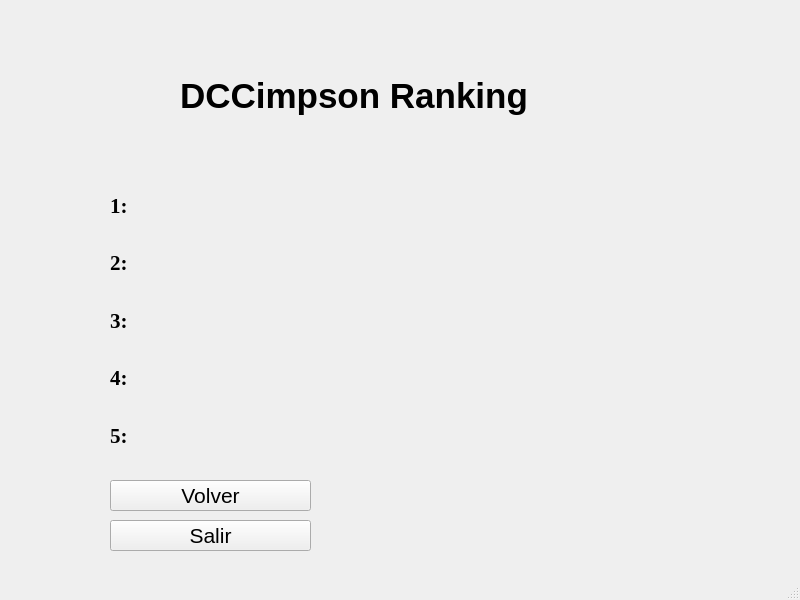
<?xml version="1.0" encoding="UTF-8"?>
<ui version="4.0">
 <class>MainWindow</class>
 <widget class="QMainWindow" name="MainWindow">
  <property name="geometry">
   <rect>
    <x>0</x>
    <y>0</y>
    <width>800</width>
    <height>600</height>
   </rect>
  </property>
  <property name="windowTitle">
   <string>DCCimpson Ranking</string>
  </property>
  <widget class="QWidget" name="centralwidget">
   <widget class="QLabel" name="label">
    <property name="geometry">
     <rect>
      <x>180</x>
      <y>70</y>
      <width>361</width>
      <height>51</height>
     </rect>
    </property>
    <property name="font">
     <font>
      <pointsize>26</pointsize>
      <weight>75</weight>
      <bold>true</bold>
     </font>
    </property>
    <property name="text">
     <string>DCCimpson Ranking</string>
    </property>
   </widget>
   <widget class="QLabel" name="foto_ranking">
    <property name="geometry">
     <rect>
      <x>360</x>
      <y>150</y>
      <width>371</width>
      <height>381</height>
     </rect>
    </property>
    <property name="text">
     <string/>
    </property>
   </widget>
   <widget class="QWidget" name="verticalLayoutWidget">
    <property name="geometry">
     <rect>
      <x>110</x>
      <y>180</y>
      <width>221</width>
      <height>281</height>
     </rect>
    </property>
    <layout class="QVBoxLayout" name="verticalLayout">
     <item>
      <widget class="QLabel" name="primero_ranking">
       <property name="font">
        <font>
         <family>Times New Roman</family>
         <pointsize>16</pointsize>
         <weight>75</weight>
         <bold>true</bold>
        </font>
       </property>
       <property name="text">
        <string>1:</string>
       </property>
      </widget>
     </item>
     <item>
      <widget class="QLabel" name="segundo_ranking">
       <property name="font">
        <font>
         <family>Times New Roman</family>
         <pointsize>16</pointsize>
         <weight>75</weight>
         <bold>true</bold>
        </font>
       </property>
       <property name="text">
        <string>2:</string>
       </property>
      </widget>
     </item>
     <item>
      <widget class="QLabel" name="tercero_ranking">
       <property name="font">
        <font>
         <family>Times New Roman</family>
         <pointsize>16</pointsize>
         <weight>75</weight>
         <bold>true</bold>
        </font>
       </property>
       <property name="text">
        <string>3:</string>
       </property>
      </widget>
     </item>
     <item>
      <widget class="QLabel" name="cuarto_ranking">
       <property name="font">
        <font>
         <family>Times New Roman</family>
         <pointsize>16</pointsize>
         <weight>75</weight>
         <bold>true</bold>
        </font>
       </property>
       <property name="mouseTracking">
        <bool>false</bool>
       </property>
       <property name="text">
        <string>4:</string>
       </property>
      </widget>
     </item>
     <item>
      <widget class="QLabel" name="quinto_ranking">
       <property name="font">
        <font>
         <family>Times New Roman</family>
         <pointsize>16</pointsize>
         <weight>75</weight>
         <bold>true</bold>
        </font>
       </property>
       <property name="text">
        <string>5:</string>
       </property>
      </widget>
     </item>
    </layout>
   </widget>
   <widget class="QPushButton" name="boton_volver">
    <property name="geometry">
     <rect>
      <x>110</x>
      <y>480</y>
      <width>201</width>
      <height>31</height>
     </rect>
    </property>
    <property name="font">
     <font>
      <pointsize>16</pointsize>
     </font>
    </property>
    <property name="text">
     <string>Volver</string>
    </property>
   </widget>
   <widget class="QPushButton" name="boton_salir">
    <property name="geometry">
     <rect>
      <x>110</x>
      <y>520</y>
      <width>201</width>
      <height>31</height>
     </rect>
    </property>
    <property name="font">
     <font>
      <pointsize>16</pointsize>
     </font>
    </property>
    <property name="text">
     <string>Salir</string>
    </property>
   </widget>
  </widget>
  <widget class="QMenuBar" name="menubar">
   <property name="geometry">
    <rect>
     <x>0</x>
     <y>0</y>
     <width>800</width>
     <height>21</height>
    </rect>
   </property>
  </widget>
  <widget class="QStatusBar" name="statusbar"/>
 </widget>
 <resources/>
 <connections/>
</ui>
